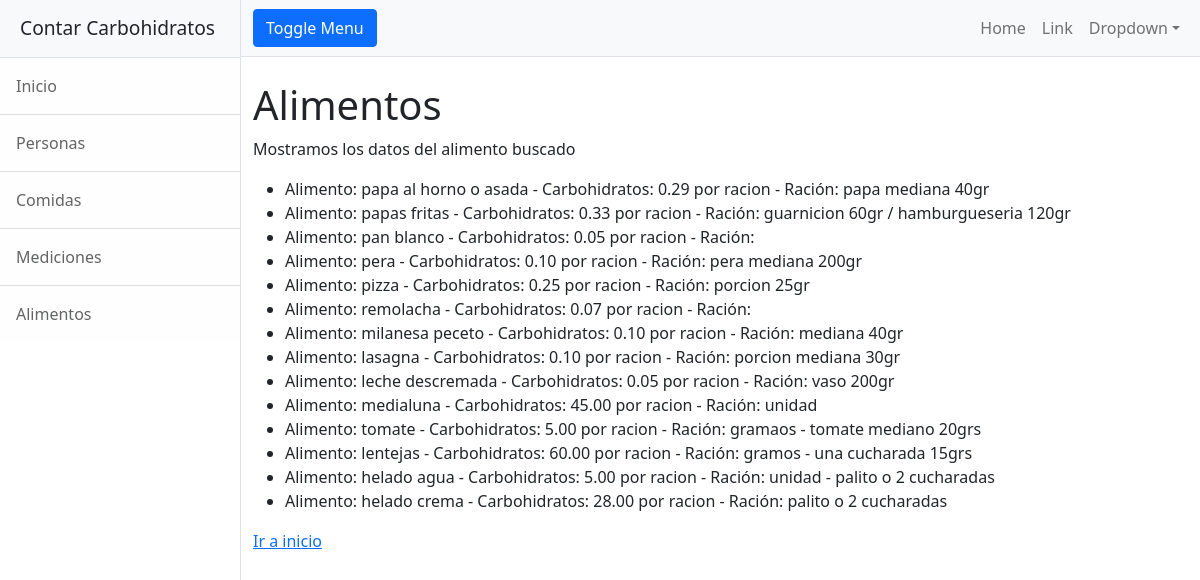
The app's page /carbohidratos/alimentos/listar/ with its own data.
### carbohidratos/models.py (models this page shows)
class Alimentos(models.Model):
    alimento = models.CharField(max_length=50,unique=True,primary_key=True)
    carbohidratos = models.DecimalField(decimal_places=2,max_digits=6)
    racion = models.CharField(max_length=50)
    indice_glucemico = models.IntegerField(default=0)

### carbohidratos/views.py (the view)
# urls.py: path("alimentos/listar/", alimentos_listar, name="carbohidratos-alimentos-listar"),
def alimentos_listar(request):
    lista_alimentos = Alimentos.objects.all()
    contexto = {"alimento_resultado":lista_alimentos}
    return render(request, "carbohidratos/alimentos_buscar_resultados.html",contexto)

### carbohidratos/templates/carbohidratos/alimentos_buscar_resultados.html
{% extends "carbohidratos/base.html" %}
{% block contenido %}
<h1 class="mt-4">Alimentos</h1>
<p> Mostramos los datos del alimento buscado </p>
    <ul>
        {% for alimento in alimento_resultado %}
            <li>Alimento: {{alimento.alimento}} - Carbohidratos: {{alimento.carbohidratos}} por racion - Ración: {{alimento.racion}}</li>
        {% endfor %}
    </ul>
<a href="{% url 'carbohidratos-inicio' %}"> Ir a inicio </a>
{% endblock %}

### records on screen
Alimentos: alimento "papa al horno o asada", carbohidratos "0.29", racion "papa mediana 40gr"
Alimentos: alimento "papas fritas", carbohidratos "0.33", racion "guarnicion 60gr / hamburgueseria 120gr"
Alimentos: alimento "pan blanco", carbohidratos "0.05"
Alimentos: alimento "pera", carbohidratos "0.10", racion "pera mediana 200gr"
Alimentos: alimento "pizza", carbohidratos "0.25", racion "porcion 25gr"
Alimentos: alimento "remolacha", carbohidratos "0.07"
Alimentos: alimento "milanesa peceto", carbohidratos "0.10", racion "mediana 40gr"
Alimentos: alimento "lasagna", carbohidratos "0.10", racion "porcion mediana 30gr"
Alimentos: alimento "leche descremada", carbohidratos "0.05", racion "vaso 200gr"
Alimentos: alimento "medialuna", carbohidratos "45.00", racion "unidad"
Alimentos: alimento "tomate", carbohidratos "5.00", racion "gramaos - tomate mediano 20grs"
Alimentos: alimento "lentejas", carbohidratos "60.00", racion "gramos - una cucharada 15grs"
Alimentos: alimento "helado agua", carbohidratos "5.00", racion "unidad - palito o 2 cucharadas"
Alimentos: alimento "helado crema", carbohidratos "28.00", racion "palito o 2 cucharadas"
